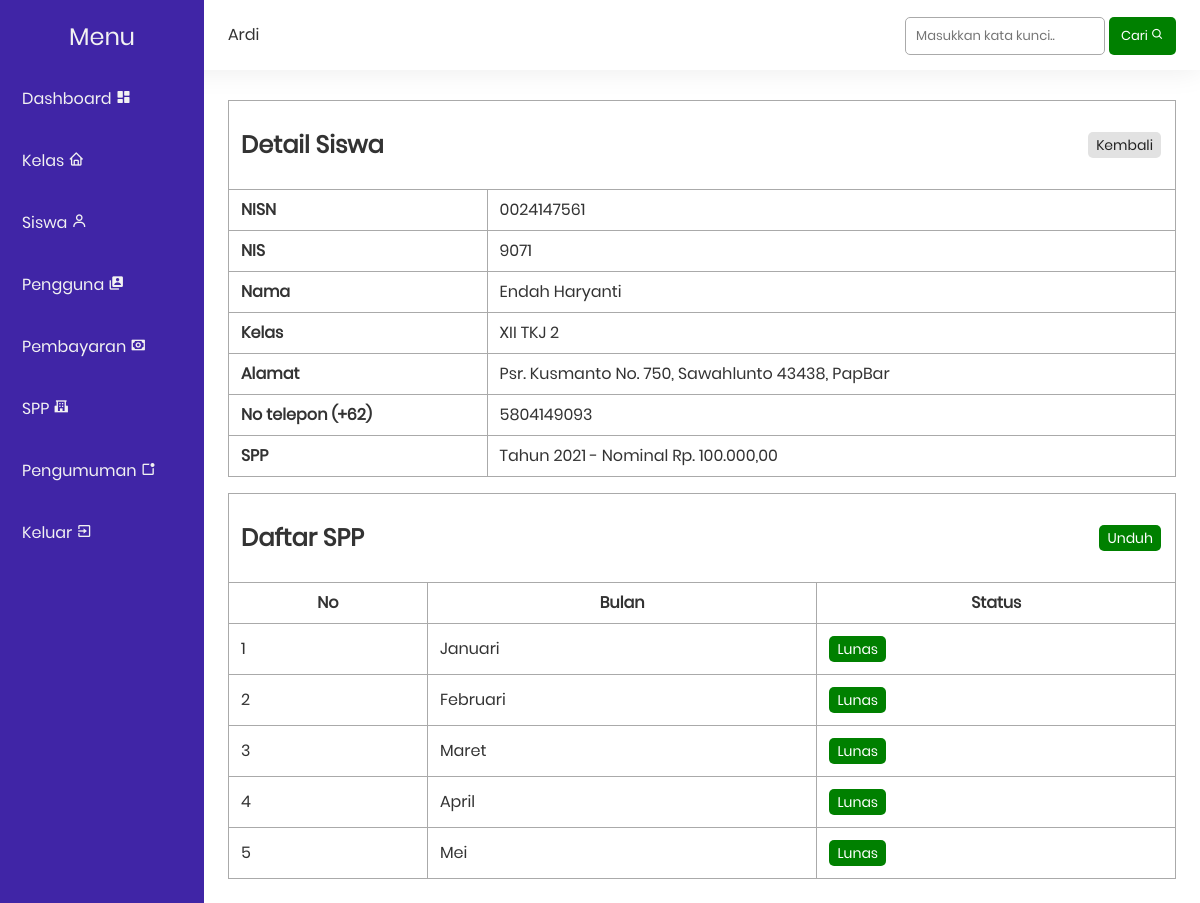
Screenshot of /pages/student/detail.php?n=0024147561 (signed in) with the database file from the repository.
### tables this page shows
CREATE TABLE `siswa` (
  `nisn` varchar(10) NOT NULL,
  `nis` varchar(8) NOT NULL,
  `nama` varchar(35) NOT NULL,
  `id_kelas` int(11) NOT NULL,
  `alamat` text NOT NULL,
  `no_telepon` bigint(12) NOT NULL,
  `id_spp` int(11) NOT NULL
);

CREATE TABLE `kelas` (
  `id` int(11) NOT NULL,
  `kelas` varchar(10) NOT NULL,
  `kompetensi_keahlian` varchar(50) NOT NULL
);

CREATE TABLE `spp` (
  `id` int(11) NOT NULL,
  `tahun` int(11) NOT NULL,
  `nominal` int(11) NOT NULL
);

### functions.php (called while the page is built, shortened)
<?php
$conn = mysqli_connect("localhost", "root", "", "spp");
function query($query)
{
    global $conn;
    $result = mysqli_query($conn, $query);
    $rows = [];
    while ($row = mysqli_fetch_assoc($result)) {
        $rows[] = $row;
    }
    return $rows;
}
function rupiah($money)
{
    return number_format($money, 2, ',', '.');
}
function month()
{
    $month = [
        'Januari',
        'Februari',
        'Maret',
        'April',
        'Mei',
        'Juni',
        'Juli',
        'Agustus',
        'September',
        'Oktober',
        'November',
        'Desember'
    ];
    return $month;
}

### pages/student/detail.php (the view, shortened to what this page needs)
<?php
include_once('../layout/navbar.php');
include_once('../layout/sidebar.php');
$nisn = $_GET['n'] == '' ? header('Location: index.php') : $_GET['n'];
$siswa = query("SELECT * FROM siswa
                JOIN kelas ON siswa.id_kelas = kelas.id
                JOIN spp ON siswa.id_spp = spp.id
                WHERE nisn = $nisn")[0];
$pembayaran = query("SELECT * FROM pembayaran WHERE pembayaran.nisn = $nisn");
$bulan = month();
$bulanBayar = [];
foreach ($pembayaran as $p) {
    $bulanBayar[] = $p['bulan_dibayar'];
}
$minus = 12 - count($pembayaran);
for ($i = 0; $i < $minus; $i++) {
    $bulanBayar[] = '';
}
$no = 1;
?>
<table class="table">
    <tr>
        <td colspan="2">
            <span id="action">
                <h2>Detail Siswa</h2>
                <a href="index.php" class="badge grey">Kembali</a>
            </span>
        </td>
    </tr>
    <tr>
        <td class="text-bold">NISN</td>
        <td><?= $siswa['nisn']; ?></td>
    </tr>
    <tr>
        <td class="text-bold">NIS</td>
        <td><?= $siswa['nis']; ?></td>
    </tr>
    <tr>
        <td class="text-bold">Nama</td>
        <td><?= $siswa['nama']; ?></td>
    </tr>
    <tr>
        <td class="text-bold">Kelas</td>
        <td><?= $siswa['kelas']; ?></td>
    </tr>
    <tr>
        <td class="text-bold">Alamat</td>
        <td><?= $siswa['alamat']; ?></td>
    </tr>
    <tr>
        <td class="text-bold">No telepon (+62)</td>
        <td><?= $siswa['no_telepon']; ?></td>
    </tr>
    <tr>
        <td class="text-bold">SPP</td>
        <td>Tahun <?= $siswa['tahun']; ?> - Nominal Rp. <?= rupiah($siswa['nominal']); ?></td>
    </tr>
</table>
<br>
<table class="table">
    <tr>
        <td colspan="8">
            <span id="action">
                <h2>Daftar SPP</h2>
                <span>
                    <a href="pdf_spp.php?n=<?= $nisn ?>" class="badge green">Unduh</a>
                </span>
            </span>
        </td>
    </tr>
    <tr>
        <th>No</th>
        <th>Bulan</th>
        <th>Status</th>
    </tr>
    <?php for ($i = 0; $i < $minus; $i++) : ?>
        <tr>
            <td><?= $no++; ?></td>
            <td><?= $bulan[$i]; ?></td>
            <td>
                <?php switch ($bulan[$i]) {
                    case $bulan[$i] == $bulanBayar[0]:
                        echo "<div class='badge green'>Lunas<div>";
                        break;
                    case $bulan[$i] == $bulanBayar[1]:
                        echo "<div class='badge green'>Lunas<div>";
                        break;
                    case $bulan[$i] == $bulanBayar[2]:
                        echo "<div class='badge green'>Lunas<div>";
                        break;
                    case $bulan[$i] == $bulanBayar[3]:
                        echo "<div class='badge green'>Lunas<div>";
                        break;
                    case $bulan[$i] == $bulanBayar[4]:
                        echo "<div class='badge green'>Lunas<div>";
                        break;
                }
                ?>
            </td>
        </tr>
    <?php endfor; ?>
</table>
<?php include_once('../layout/footer.php'); ?>

### style.css (style rules this page uses)
html, body, div, span, applet, object, iframe, blockquote, pre, abbr, acronym, address, big, cite, code, del, dfn, em, img, ins, kbd, q, s, samp, small, strike, strong, sub, sup, tt, var, b, u, i, a, p, center, dl, dt, dd, ol, ul, li, fieldset, form, label, legend, table, caption, tbody, tfoot, thead, tr, td, article, aside, canvas, details, embed, figure, figcaption, footer, header, hgroup, menu, nav, output, ruby, section, summary, time, mark, audio, video { margin: 0; padding: 0; border: 0; font-size: 100%; font: inherit; vertical-align: baseline; font-family: "Poppins", Arial, Helvetica, sans-serif; }
body { line-height: 1; }
html { scroll-behavior: smooth; }
a { text-decoration: none; }
h1, h2, h3, h4, h5, h6, p, td, th, a, label { color: #333; }
.table { border-collapse: collapse; border-spacing: 10px; width: 100%; }
.table td, .table th { border: 1px solid#aaa; padding: 12px; }
.badge { padding: 6px 8px; display: inline-block; font-size: 14px; text-align: center; box-sizing: border-box; border-radius: 5px; margin-right: 2px; }
.green { color: white; background-color: green; }
.grey { color: #222; background-color: #e2e2e2; }
.text-bold { font-weight: bold; }
#action { display: flex; width: 100%; align-items: center; align-content: center; justify-content: space-between; }

### rows the page displays
siswa: nisn "0024147561", nis "9071", nama "Endah Haryanti", id_kelas.kelas "XII TKJ 2", alamat "Psr. Kusmanto No. 750, Sawahlunto 43438, PapBar", no_telepon "5804149093", id_spp.tahun "2021", id_spp.nominal "100.000,00"

### other values shown
$_SESSION["name"] "Ardi"
$bulan[$i] "Januari"
$bulan[$i] "Februari"
$bulan[$i] "Maret"
$bulan[$i] "April"
$bulan[$i] "Mei"
